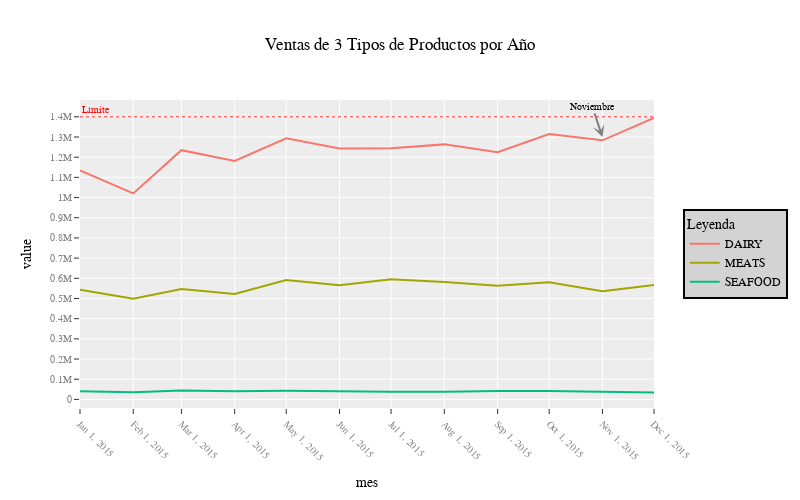

This figure's notebook cell:
### Code cell
fig = px.line(
    df,
    width=800,
    height=500,
    template='ggplot2',
    title='Ventas de 3 Tipos de Productos por Año',
    labels={
        "x": "Periodo",
        "sales": "Ventas por año (en millones de $)",
        "family": "Tipo de Producto"
    }
)

fig.update_layout(
    font_family="Rockwell",
    font_color="black"
)

fig.update_xaxes(
    tickangle=45,
    tickmode='array',
    tickvals=df.index.values,
    tickfont={
        'color': 'grey',
        'size': 10
    }
)

fig.update_yaxes(
    tickfont={
        'color': 'grey',
        'size': 10
    }
)

fig.update_yaxes(
    nticks=20
)

fig.add_annotation(
    x='2015-11',
    y=1300000,
    text="Noviembre",
    showarrow=True,
    arrowhead=3,
    arrowsize=1,
    arrowwidth=2,
    arrowcolor="grey",
    opacity=1,
    font={
        'family': "Arial",
        'size': 10,
        'color': "black"
    }
)

fig.add_hline(
    y=1400000,
    line_dash="dot",
    annotation_text="Límite",
    annotation_position="top left",
    annotation_font_size=10,
    annotation_font_color="red",
    opacity=0.8,
    line_width=1,
    line_color='red',
)

fig.update_layout(
    legend_title_text='Leyenda', # Titulo de la leyenda
    # showlegend=False # Ocultar leyenda,
    legend=dict(
        y=0.5, # Posicionamiento de la leyenda
        x=1.05,
        font=dict( # Puedo darle estilos a mis leyendas: https://plotly.com/python/legend/#styling-legends
            family="Courier",
            size=12,
            color="black"
        ),
        bgcolor="LightGrey",
        bordercolor="Black",
        borderwidth=2
    )
)

fig.show()

### Figure 1 — Plotly figure (JSON) as saved in the notebook; plotly's stock layout.template omitted (floating-point values rounded to 4 significant figures)
{"data": [{"hovertemplate": "variable=DAIRY<br>mes=%{x}<br>value=%{y}<extra></extra>", "legendgroup": "DAIRY", "line": {"color": "#F8766D", "dash": "solid"}, "marker": {"symbol": "circle"}, "mode": "lines", "name": "DAIRY", "orientation": "v", "showlegend": true, "x": ["2015-01", "2015-02", "2015-03", "2015-04", "2015-05", "2015-06", "2015-07", "2015-08", "2015-09", "2015-10", "2015-11", "2015-12"], "xaxis": "x", "y": [1134521, 1020747, 1234851, 1181180, 1293308, 1243588, 1244815, 1263428, 1224619, 1314827, 1283672, 1394582], "yaxis": "y", "type": "scatter"}, {"hovertemplate": "variable=MEATS<br>mes=%{x}<br>value=%{y}<extra></extra>", "legendgroup": "MEATS", "line": {"color": "#A3A500", "dash": "solid"}, "marker": {"symbol": "circle"}, "mode": "lines", "name": "MEATS", "orientation": "v", "showlegend": true, "x": ["2015-01", "2015-02", "2015-03", "2015-04", "2015-05", "2015-06", "2015-07", "2015-08", "2015-09", "2015-10", "2015-11", "2015-12"], "xaxis": "x", "y": [543100.0, 498700.0, 546500.0, 522300.0, 591700.0, 565000.0, 594900.0, 581200.0, 562700.0, 580800.0, 535900.0, 567400.0], "yaxis": "y", "type": "scatter"}, {"hovertemplate": "variable=SEAFOOD<br>mes=%{x}<br>value=%{y}<extra></extra>", "legendgroup": "SEAFOOD", "line": {"color": "#00BF7D", "dash": "solid"}, "marker": {"symbol": "circle"}, "mode": "lines", "name": "SEAFOOD", "orientation": "v", "showlegend": true, "x": ["2015-01", "2015-02", "2015-03", "2015-04", "2015-05", "2015-06", "2015-07", "2015-08", "2015-09", "2015-10", "2015-11", "2015-12"], "xaxis": "x", "y": [40470.0, 36070.0, 43810.0, 39980.0, 42510.0, 38780.0, 38540.0, 37770.0, 41910.0, 41420.0, 38820.0, 33730.0], "yaxis": "y", "type": "scatter"}], "layout": {"xaxis": {"anchor": "y", "domain": [0, 1], "title": {"text": "mes"}, "tickfont": {"color": "grey", "size": 10}, "tickangle": 45, "tickmode": "array", "tickvals": ["2015-01", "2015-02", "2015-03", "2015-04", "2015-05", "2015-06", "2015-07", "2015-08", "2015-09", "2015-10", "2015-11", "2015-12"]}, "yaxis": {"anchor": "x", "domain": [0, 1], "title": {"text": "value"}, "tickfont": {"color": "grey", "size": 10}, "nticks": 20}, "legend": {"title": {"text": "Leyenda"}, "tracegroupgap": 0, "font": {"family": "Courier", "size": 12, "color": "black"}, "y": 0.5, "x": 1.05, "bgcolor": "LightGrey", "bordercolor": "Black", "borderwidth": 2}, "title": {"text": "Ventas de 3 Tipos de Productos por Año"}, "height": 500, "width": 800, "font": {"family": "Rockwell", "color": "black"}, "annotations": [{"arrowcolor": "grey", "arrowhead": 3, "arrowsize": 1, "arrowwidth": 2, "font": {"color": "black", "family": "Arial", "size": 10}, "opacity": 1, "showarrow": true, "text": "Noviembre", "x": "2015-11", "y": 1300000}, {"font": {"color": "red", "size": 10}, "showarrow": false, "text": "Límite", "x": 0, "xanchor": "left", "xref": "x domain", "y": 1400000, "yanchor": "bottom", "yref": "y"}], "shapes": [{"line": {"color": "red", "dash": "dot", "width": 1}, "opacity": 0.8, "type": "line", "x0": 0, "x1": 1, "xref": "x domain", "y0": 1400000, "y1": 1400000, "yref": "y"}]}}
